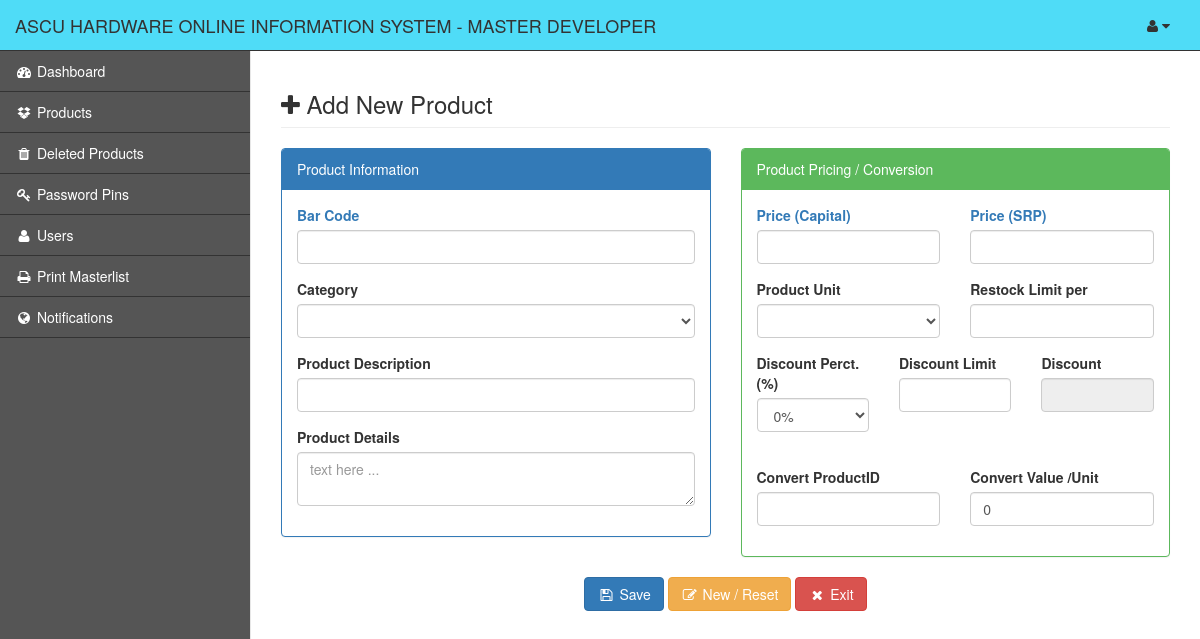
Page /content/admin/add_product.php (signed in) on the committed database.
### tables this page shows
CREATE TABLE `gy_my_project` (
  `gy_project` int(1) NOT NULL,
  `gy_project_name` text NOT NULL,
  `gy_project_address` text NOT NULL,
  `gy_system_title` text NOT NULL,
  `gy_year_origin` datetime NOT NULL
);

CREATE TABLE `gy_user` (
  `gy_user_id` int(10) NOT NULL,
  `gy_user_code` varchar(8) NOT NULL,
  `gy_full_name` varchar(255) NOT NULL,
  `gy_username` varchar(50) NOT NULL,
  `gy_password` varchar(100) NOT NULL,
  `gy_user_type` int(5) NOT NULL,
  `gy_user_status` int(1) NOT NULL,
  `gy_user_printer` text NOT NULL
);

### conf/my_project.php (called while the page is built, shortened)
<?php
	include 'conn.php';
	$find_my_data=$link->query("Select * From `gy_my_project` Where `gy_project`='1'");
	$my_project_detail=$find_my_data->fetch_array();
	$my_project_name = $my_project_detail['gy_project_name'];
	$my_project_title = $my_project_detail['gy_system_title'];
?>

### content/admin/session.php (called while the page is built, shortened)
<?php
    $user_id = $_SESSION['ascu_online_user_id'];
    $identify_user=$link->query("Select * From `gy_user` Where `gy_user_id`='$user_id'");
    $row=$identify_user->fetch_array();
    $user_info = $row['gy_full_name'];
?>

### conf/function.php (called while the page is built, shortened)
<?php
    function selectCategories(){
        include 'conn.php';
        $statement=$link->query("SELECT
                                *
                                From
                                gy_category
                                Order By
                                gy_cat_id
                                ASC");
        return $statement;
    }
?>

### content/admin/add_product.php (the view, shortened to what this page needs)
<?php
    include("../../conf/conn.php");
    include("../../conf/function.php");
    include("session.php");
    include("../../conf/my_project.php");
    $my_project_header_title = "Add New Product";
?>
<!DOCTYPE html>
<html lang="en">
    <?php include 'head.php'; ?>
<body>
    <div id="wrapper">
        <?php include 'nav.php'; ?>
        <div id="page-wrapper">
            <div class="row">
                <div class="col-lg-12">
                    <h3 class="page-header"><i class="fa fa-plus"></i> <?php echo $my_project_header_title; ?></h3>
                </div>
            </div>
            <div class="row">
                <form method="post" enctype="multipart/form-data" action="add_this_product" onsubmit="return validateForm(this);">
                <div class="col-md-6">
                        <div class="panel panel-primary">
                            <div class="panel-heading">
                                Product Information
                            </div>
                            <div class="panel-body">
                                <div class="row">
                                    <div class="col-md-12">
                                        <div class="form-group">
                                            <label class="text-primary">Bar Code</label>
                                            <input type="text"
                                            class="form-control"
                                            maxlength="100"
                                            name="my_code"
                                            autofocus
                                            required>
                                        </div>
                                    </div>
                                    <div class="col-md-12">
                                        <div class="form-group">
                                            <label>Category</label>
                                            <select name="my_category" class="form-control" required>
                                                <option></option>
                                                <?php
                                                    $getCategories=selectCategories();
                                                    while ($category=$getCategories->fetch_array()) {
                                                ?>
                                                <option><?= $category['gy_cat_name']; ?></option>
                                                <?php } ?>
                                            </select>
                                        </div>
                                    </div>
                                    <div class="col-md-12">
                                        <div class="form-group">
                                            <label>Product Description</label>
                                            <input
                                            type="text"
                                            class="form-control"
                                            maxlength="100"
                                            name="my_name"
                                            required>
                                        </div>
                                    </div>
                                    <div class="col-md-12">
                                        <div class="form-group">
                                            <label>Product Details</label>
                                            <textarea
                                            class="form-control"
                                            rows="2"
                                            maxlength="100"
                                            name="my_desc"
                                            placeholder="text here ..."></textarea>
                                        </div>
                                    </div>
                                </div>
                            </div>
                        </div>
                    </div>
                    <div class="col-md-6">
                        <div class="panel panel-green">
                            <div class="panel-heading">
                                Product Pricing / Conversion
                            </div>
                            <div class="panel-body">
                                <div class="row">
                                    <div class="col-md-6">
                                        <div class="form-group">
                                            <label class="text-primary">Price (Capital)</label>
                                            <input type="number" class="form-control" step="0.01" min="0" name="my_price_cap" id="my_price_cap" onkeyup="get_the_price()" required>
                                        </div>
                                    </div>
                                    <div class="col-md-6">
                                        <div class="form-group">
                                            <label class="text-primary">Price (SRP)</label>
                                            <input type="number" class="form-control" step="0.01" min="0" name="my_price_srp" id="my_price_srp" onkeyup="get_the_price()" required>
                                        </div>
                                    </div>
                                    <div class="col-md-6">
                                        <div class="form-group">
                                            <label>Product Unit</label>
                                            <select class="form-control" name="my_unit" id="my_unit" onchange="getUnit()" required>
                                                <option></option>
                                                <?php
                                                    $get_unit=$link->query("Select * From `gy_unit` Order By `gy_unit_id` ASC");
                                                    while ($unit_row=$get_unit->fetch_array()){
                                                ?>
                                                <option><?= $unit_row['gy_unit_name']; ?></option>
                                                <?php } ?>
                                            </select>
                                        </div>
                                    </div>
                                    <div class="col-md-6">
                                        <div class="form-group">
                                            <label>Restock Limit per <span class="text-primary" id="setUnit"></span></label>
                                            <input type="number" class="form-control" name="my_restock_limit" min="0" required>
                                        </div>
                                    </div>
                                    <div class="col-md-4">
                                        <div class="form-group">
                                            <label>Discount Perct. (%)</label>
                                            <select class="form-control" name="my_discount_limit" id="my_discount_limit" onchange="get_the_price()">
                                                <option value="0">0%</option>
                                            </select>
                                        </div>
                                    </div>
                                    <div class="col-md-4">
                                        <div class="form-group">
                                            <label>Discount Limit</label>
                                            <input type="number" class="form-control" step="0.01" min="0" name="my_limit" id="my_limit" onkeyup="get_the_discount()" required>
                                        </div>
                                    </div>
                                    <div class="col-md-4">
                                        <div class="form-group">
                                            <label>Discount</label>
                                            <input type="number" class="form-control" step="0.01" min="0" name="discounted_value" id="discounted_value" readonly required>
                                        </div>
                                    </div>
                                    <div class="col-md-12">
                                        <br>
                                    </div>
                                    <div class="col-md-6">
                                        <div class="form-group">
                                            <label>Convert ProductID</label>
                                            <input type="text" class="form-control" name="my_convert_item" id="my_convert_item" list="myProducts" autocomplete="off">
                                        </div>
                                    </div>
                                    <div class="col-md-6">
                                        <div class="form-group">
                                            <label>Convert Value /Unit</label>
                                            <input type="number" class="form-control" min="0" step="0.01" name="my_convert_value" value="0" required>
                                        </div>
                                    </div>
                                </div>
                            </div>
                        </div>
                    </div>
                    <div class="col-md-12 text-center">
                        <button type="submit" name="auth_add_product" id="auth_add_product" class="btn btn-primary"><i class="fa fa-save fa-fw"></i> Save</button>
                        <button type="reset" class="btn btn-warning"><i class="fa fa-edit fa-fw"></i> New / Reset</button>
                        <a href="products"><button type="button" class="btn btn-danger"><i class="fa fa-times fa-fw"></i> Exit</button></a>
                    </div>
                </form>
            </div>
        </div>
    </div>
</body>
</html>

### content/admin/nav.php (shortened to what this page needs)
<nav class="navbar navbar-default navbar-static-top" role="navigation" style="margin-bottom: 0; background-color: #4fdcf7; color: #fff;">
    <div class="navbar-header">
        <a class="navbar-brand text-uppercase text-dark" href="index"><?= $my_project_name." ".$my_project_title; ?> - <?= $user_info ?></a>
    </div>
    <div class="full-right">
    <ul class="nav navbar-top-links navbar-right">
        <li class="dropdown">
            <a class="dropdown-toggle" data-toggle="dropdown" id="navi" href="#">
                <i class="fa fa-user text-dark"></i>  <i class="fa fa-caret-down text-dark"></i>
            </a>
        </li>
    </ul>
    </div>
        <?php include("side-panel.php"); ?>
</nav>

### rows in the picture
gy_my_project: gy_project_name "ASCU HARDWARE", gy_system_title "ONLINE INFORMATION SYSTEM"
gy_user: gy_full_name "MASTER DEVELOPER"

### other values in the picture
$my_project_header_title "Add New Product"
